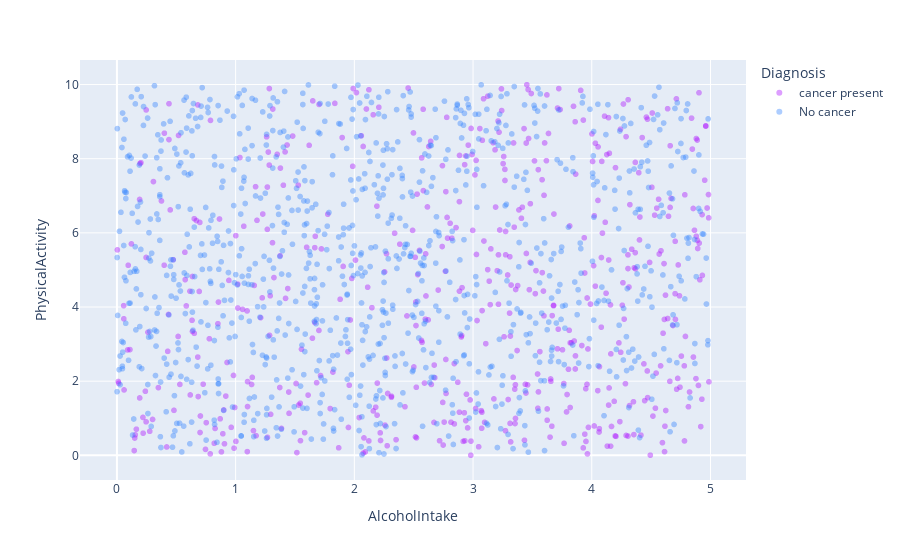

The notebook cell saved with this chart:
### Code cell
fig= px.scatter(data2, x='AlcoholIntake', y='PhysicalActivity',
                color='Diagnosis',color_discrete_sequence=px.colors.qualitative.Alphabet, opacity=0.4)
fig.show()

### Figure 1 — Plotly figure (JSON) as saved in the notebook; plotly's stock layout.template omitted (floating-point values rounded to 4 significant figures; data arrays with more than 128 entries replaced by an {"elided": "..."} marker saying what was removed)
{"data": [{"hovertemplate": "Diagnosis=cancer present<br>AlcoholIntake=%{x}<br>PhysicalActivity=%{y}<extra></extra>", "legendgroup": "cancer present", "marker": {"color": "#AA0DFE", "opacity": 0.4, "symbol": "circle"}, "mode": "markers", "name": "cancer present", "showlegend": true, "type": "scattergl", "x": {"elided": "557 float values"}, "xaxis": "x", "y": {"elided": "557 float values"}, "yaxis": "y"}, {"hovertemplate": "Diagnosis=No cancer<br>AlcoholIntake=%{x}<br>PhysicalActivity=%{y}<extra></extra>", "legendgroup": "No cancer", "marker": {"color": "#3283FE", "opacity": 0.4, "symbol": "circle"}, "mode": "markers", "name": "No cancer", "showlegend": true, "type": "scattergl", "x": {"elided": "943 float values"}, "xaxis": "x", "y": {"elided": "943 float values"}, "yaxis": "y"}], "layout": {"legend": {"title": {"text": "Diagnosis"}, "tracegroupgap": 0}, "margin": {"t": 60}, "xaxis": {"anchor": "y", "domain": [0, 1], "title": {"text": "AlcoholIntake"}}, "yaxis": {"anchor": "x", "domain": [0, 1], "title": {"text": "PhysicalActivity"}}}}
